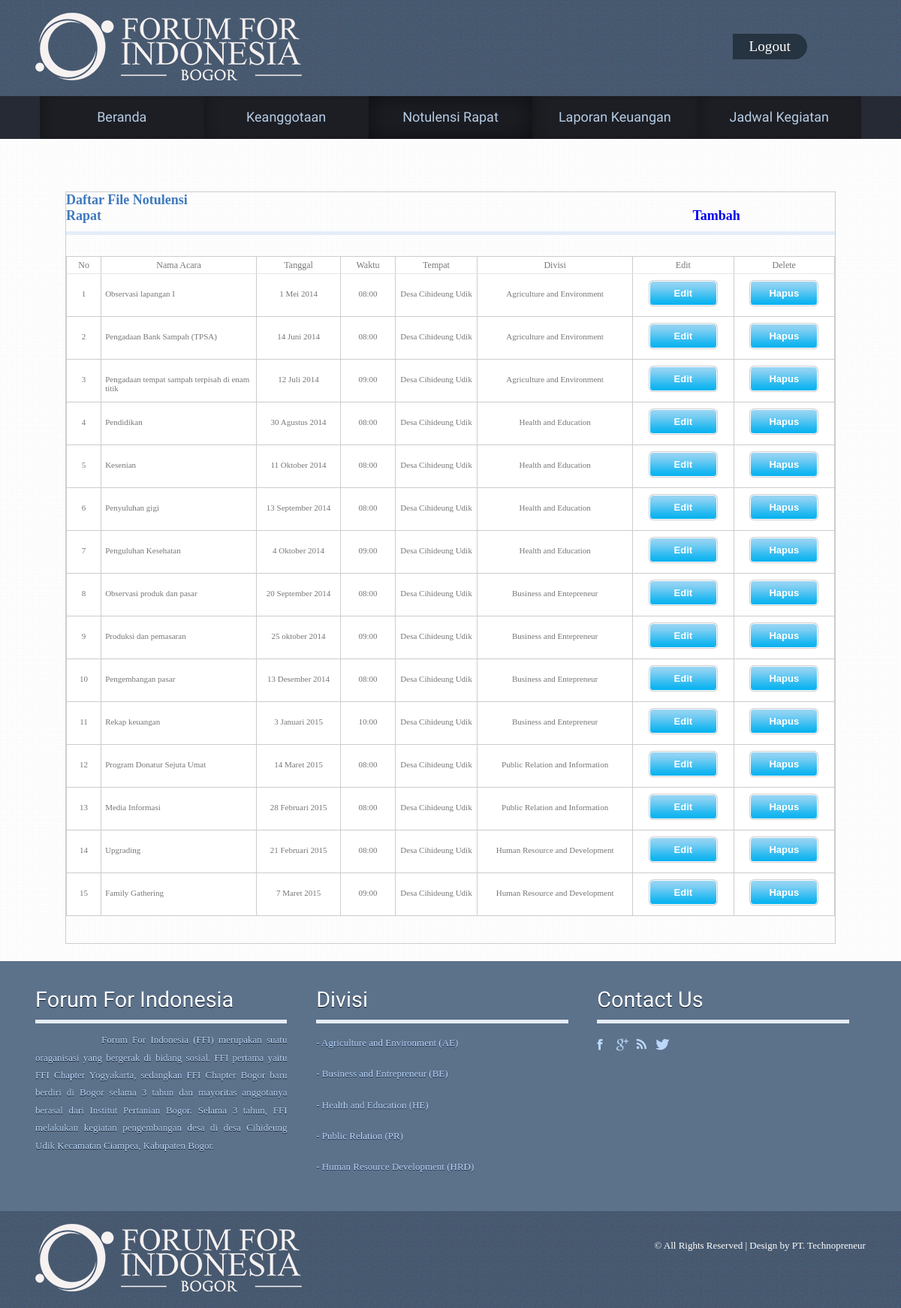
Screenshot of /cobatime.php with the database file from the repository.
### tables this page shows
CREATE TABLE IF NOT EXISTS `timeline` (
`TimelineID` int(11) NOT NULL,
  `Nama_acara` text NOT NULL,
  `Tanggal_acara` varchar(30) NOT NULL,
  `Waktu` varchar(8) NOT NULL,
  `Tempat` varchar(20) NOT NULL,
  `Divisi` varchar(50) NOT NULL
);

### cobatime.php (the view, shortened to what this page needs)
<!DOCTYPE HTML>
<html>
<head>
<link href="css/css_upload-download.css" rel="stylesheet" type="text/css" media="all" />
<link href="css/camera.css" rel="stylesheet" type="text/css" media="all" />
</head>
<body>
<div class="h_bg">
<div class="wrap">
	<div class="header">
		<div class="logo">
			<h1><a href="home.php"><img src="images/logo2.png" alt=""></a></h1>
		</div>
<div class="signinmember">
			<ul>
				 <li class="b"><a href="logout.php">Logout</a></li>
			</ul>
	</div>
	</div>
</div>
</div>
<div class="slider_bg">
<div class="wrap">
<div class="slider">
	<ul class="nav">
		<li><a href="home.php">Beranda</a></li>
		<li><a href="keanggotaan.php">Keanggotaan</a></li>
		<li class="active" ><a href="notulensi.php">Notulensi Rapat</a></li>
		<li><a href="about.php">Laporan Keuangan</a></li>
		<li><a href="time.php">Jadwal Kegiatan</a></li>
	</ul>
</div>
</div>
</div>
<div class="main_bg">
<div class="wrap">
<div class="main">
	<table width="100%" border="0" cellspacing="0" cellpadding="0">
        <tr>
        <div id="body_div">
 <td align=""><div class="body_right_caloninvestor">
			  <h4>Daftar File Notulensi Rapat&nbsp;&nbsp;&nbsp;&nbsp;&nbsp;&nbsp;&nbsp;&nbsp;&nbsp;&nbsp;&nbsp;&nbsp;&nbsp;&nbsp;&nbsp;&nbsp;&nbsp;&nbsp;&nbsp;&nbsp;&nbsp;&nbsp;&nbsp;&nbsp;&nbsp;&nbsp;&nbsp;&nbsp;&nbsp;&nbsp;&nbsp;&nbsp;&nbsp;&nbsp;&nbsp;&nbsp;&nbsp;&nbsp;&nbsp;&nbsp;&nbsp;&nbsp;&nbsp;&nbsp;&nbsp;&nbsp;&nbsp;&nbsp;&nbsp;&nbsp;&nbsp;&nbsp;&nbsp;&nbsp;&nbsp;&nbsp;&nbsp;&nbsp;&nbsp;&nbsp;&nbsp;&nbsp;&nbsp;&nbsp;&nbsp;&nbsp;&nbsp;&nbsp;&nbsp;&nbsp;&nbsp;&nbsp;&nbsp;&nbsp;&nbsp;&nbsp;&nbsp;&nbsp;&nbsp;&nbsp;&nbsp;&nbsp;&nbsp;&nbsp;&nbsp;&nbsp;&nbsp;&nbsp;&nbsp;&nbsp;&nbsp;&nbsp;&nbsp;&nbsp;&nbsp;&nbsp;&nbsp;&nbsp;&nbsp;&nbsp;&nbsp;&nbsp;&nbsp;&nbsp;&nbsp;&nbsp;&nbsp;&nbsp;&nbsp;&nbsp;&nbsp;&nbsp;&nbsp;&nbsp;&nbsp;&nbsp;&nbsp;&nbsp;&nbsp;&nbsp;&nbsp;&nbsp;&nbsp;&nbsp;&nbsp;&nbsp;&nbsp;&nbsp;&nbsp;&nbsp;&nbsp;&nbsp;&nbsp;&nbsp;&nbsp;&nbsp;&nbsp;&nbsp;&nbsp;&nbsp;&nbsp;&nbsp;&nbsp;&nbsp;&nbsp;&nbsp;&nbsp;&nbsp;&nbsp;&nbsp;&nbsp;&nbsp;&nbsp;&nbsp;&nbsp;&nbsp;&nbsp;&nbsp;&nbsp;&nbsp;&nbsp;&nbsp;&nbsp;&nbsp;&nbsp;&nbsp;&nbsp;&nbsp;&nbsp;&nbsp;&nbsp;&nbsp;&nbsp;&nbsp;&nbsp;<a href="tambahTL.php">Tambah</a></h4>
<div class="tabpad news-box news">
<div class="deposit_info_details">
<table width="100%" align="center" border="0" cellspacing="0" cellpadding="0" class="lbox_contentbg">
		<p>&nbsp;</p>
          <tr class="row1" onMouseOver="mouse_event(this, 'listrow_bg');" onMouseOut="mouse_event(this, 'row1');">
                 <td width="1%" align="center">No</td>
				<td width="10%" align="center">Nama Acara</td>
				<td width="5%" align="center">Tanggal </td>
				<td width="2%" align="center">Waktu</td>
				<td width="5%" align="center">Tempat </td>
				<td width="10%" align="center">Divisi</td>
				<td width="3%" align="center">Edit</td>
				<td width="3%" align="center">Delete</td>
          </tr>
	<?php
	$No=1;
       	$search = mysql_query("select * from timeline");
		while ( $data = mysql_fetch_array($search) )
		{
				?>
		<tr class="list1" onMouseOver="mouse_event(this,'row_hover');" onMouseOut="mouse_event(this,'list1');">
        <td align="center"><?php echo $No;?></td>
		<td><?php echo $data['Nama_acara'];?></td>
		<td align="center"><?php echo $data['Tanggal_acara'];?></td>
		<td align="center"><?php echo $data['Waktu'];?></td>
		<td align="center"><?php echo $data['Tempat'];?></td>
		<td align="center"><?php echo $data['Divisi'];?></td>
		<td align="center"><a href="edit.php?id=<?php echo $data['TimelineID']?>">
        <input type="submit" name="button" id="button" value="Edit" class="sub_btn" />
					</a></td>
		<td align="center"><a href="deleteTL.php?id=<?php echo $data['TimelineID']?>">
        <input type="submit" name="button" id="button" value="Hapus" class="sub_btn" />
					</a></td>
                        </tr>
<?php
		$No++;
	}
	?>
        </table>
   <br />
   <br />
                </table>
</div>
</div>
</div>
<div class="footer-bg">
<div class="wrap">
<div class="footer">
  <div class="box1">
	<h4>Forum For Indonesia</h4>
    <p style="text-align: justify;">&nbsp;&nbsp;&nbsp;&nbsp;&nbsp;&nbsp;&nbsp;&nbsp;&nbsp;&nbsp;&nbsp;&nbsp;&nbsp;&nbsp;Forum For Indonesia (FFI) merupakan suatu oraganisasi yang bergerak di bidang sosial. FFI pertama yaitu FFI Chapter Yogyakarta, sedangkan FFI Chapter Bogor baru berdiri di Bogor selama 3 tahun dan mayoritas anggotanya berasal dari Institut Pertanian Bogor. Selama 3 tahun, FFI melakukan kegiatan pengembangan desa di desa Cihideung Udik Kecamatan Ciampea, Kabupaten Bogor.</p>
  </div>
   <div class="box1">
	<h4>Divisi</h4>
	<nav>
		<ul>
			<li><a href="ae.php">- Agriculture and Environment (AE)</a></li>
			<li><a href="be.php">- Business and Entrepreneur (BE)</a></li>            <p></p>
			<li><a href="he.php">- Health and Education (HE)</a></li>
			<li><a href="pr.php">- Public Relation (PR)</a></li>
   			<li><a href="hrd.php">- Human Resource Development (HRD)</a></li>
	    </ul>
	</nav>
	</div>
	<div class="box1">
		<h4>Contact us</h4>
		<div class="social-icons">
	   		  	<ul>
			      <li class="facebook"><a href="#" target="_blank"> </a></li>
			      <li class="twitter"><a href="#" target="_blank"> </a></li>
			      <li class="rss"><a href="#" target="_blank"> </a></li>
			      <li class="contact"><a href="#" target="_blank"> </a></li>
		     </ul>
   	    </div>
	</div>
</div>
</div>
</div>
<div class="ftr-bg">
	<div class="wrap">
		<div class="footer1">
		<div class="logo">
			<h1><a href="home.php"><img src="images/logo2.png" alt=""></a></h1>
		</div>
		<div class="copy">
			<p class="w3-link">© All Rights Reserved | Design by PT. Technopreneur</p>
		</div>
	</div>
	</div>
</div>
</body>
</html>

### rows the page displays
timeline: Nama_acara "Observasi lapangan I", Tanggal_acara "1 Mei 2014", Waktu "08:00", Tempat "Desa Cihideung Udik", Divisi "Agriculture and Environment"
timeline: Nama_acara "Pengadaan Bank Sampah (TPSA)", Tanggal_acara "14 Juni 2014", Waktu "08:00", Tempat "Desa Cihideung Udik", Divisi "Agriculture and Environment"
timeline: Nama_acara "Pengadaan tempat sampah terpisah di enam titik", Tanggal_acara "12 Juli 2014", Waktu "09:00", Tempat "Desa Cihideung Udik", Divisi "Agriculture and Environment"
timeline: Nama_acara "Pendidikan", Tanggal_acara "30 Agustus 2014", Waktu "08:00", Tempat "Desa Cihideung Udik", Divisi "Health and Education"
timeline: Nama_acara "Kesenian", Tanggal_acara "11 Oktober 2014", Waktu "08:00", Tempat "Desa Cihideung Udik", Divisi "Health and Education"
timeline: Nama_acara "Penyuluhan gigi", Tanggal_acara "13 September 2014", Waktu "08:00", Tempat "Desa Cihideung Udik", Divisi "Health and Education"
timeline: Nama_acara "Penguluhan Kesehatan", Tanggal_acara "4 Oktober 2014", Waktu "09:00", Tempat "Desa Cihideung Udik", Divisi "Health and Education"
timeline: Nama_acara "Observasi produk dan pasar", Tanggal_acara "20 September 2014", Waktu "08:00", Tempat "Desa Cihideung Udik", Divisi "Business and Entepreneur"
timeline: Nama_acara "Produksi dan pemasaran", Tanggal_acara "25 oktober 2014", Waktu "09:00", Tempat "Desa Cihideung Udik", Divisi "Business and Entepreneur"
timeline: Nama_acara "Pengembangan pasar", Tanggal_acara "13 Desember 2014", Waktu "08:00", Tempat "Desa Cihideung Udik", Divisi "Business and Entepreneur"
timeline: Nama_acara "Rekap keuangan", Tanggal_acara "3 Januari 2015", Waktu "10:00", Tempat "Desa Cihideung Udik", Divisi "Business and Entepreneur"
timeline: Nama_acara "Program Donatur Sejuta Umat", Tanggal_acara "14 Maret 2015", Waktu "08:00", Tempat "Desa Cihideung Udik", Divisi "Public Relation and Information"
timeline: Nama_acara "Media Informasi", Tanggal_acara "28 Februari 2015", Waktu "08:00", Tempat "Desa Cihideung Udik", Divisi "Public Relation and Information"
timeline: Nama_acara "Upgrading", Tanggal_acara "21 Februari 2015", Waktu "08:00", Tempat "Desa Cihideung Udik", Divisi "Human Resource and Development"
timeline: Nama_acara "Family Gathering", Tanggal_acara "7 Maret 2015", Waktu "09:00", Tempat "Desa Cihideung Udik", Divisi "Human Resource and Development"
